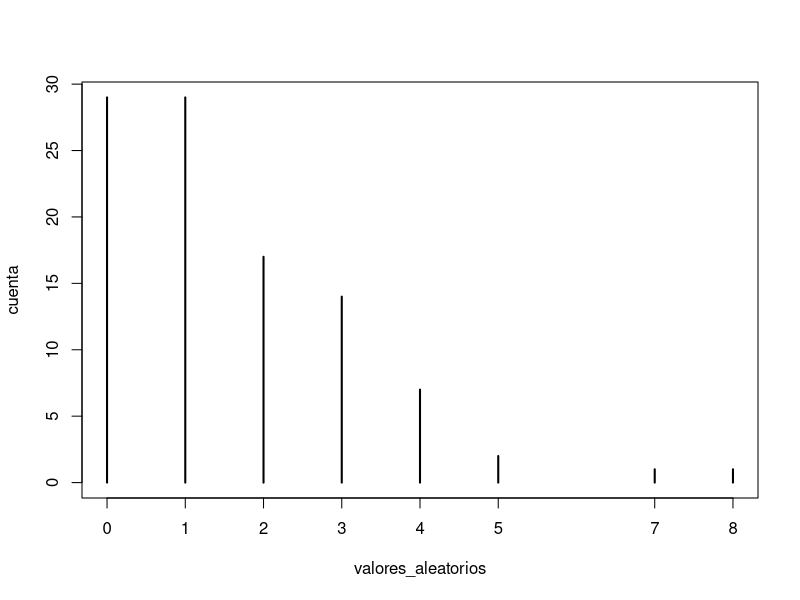

Write the R code that produced this figure.
#---------------------
# Simulación de una VA
#---------------------
f <- function(p, n = 1) {
    vec <- c()
    for(i in 1:n) {
        num_iter <- 0
        while(T){
            if(runif(1, 0, 1) < p){
                vec <- c(vec, num_iter)
                break
            }
            num_iter <- num_iter + 1
        }
    }   
    return(vec)
}

#----------------------
# Simulación geométrica
#----------------------
# P(X=x) = p(1-p)^(x-1)
p <- function(p, x) {
  return (p*((1-p)**(x-1)))
}
r <- p(10/12, seq(1, 12))
r


#---------------------
# Código para graficar
#---------------------
graph <- function(n, p) {
  valores_aleatorios <- f(p, n)
  cuenta <- table(valores_aleatorios)
  plot(cuenta)  
}
graph(100, 0.4)